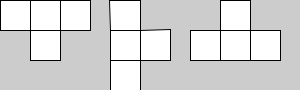
Frame 1 (no input)
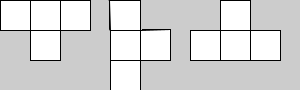
Frame 60 (the mouse pressed at the canvas centre just before this capture)
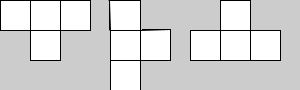
Frame 120 (the mouse held since frame 60 and released just before this capture)

The Processing sketch that drew these frames (run headless with seeded random() and noise(); from frame 60 on, the mouse is pressed at the canvas centre):

// Processing sketch: sketch_Tetris_230929a
// ── sketch_Tetris_230929a.pde
Tetrimino t1, t2, t3;
void setup () {
  size (300, 90);
  t1 = new Tetrimino();
  t2 = new Tetrimino();
  t3 = new Tetrimino();
  t2.Rotate(radians(-90.0));
  t2.Translate(110,90);
  t3.Rotate(radians(-180.0));
  t3.Translate(280,60);
}

void draw () {
  t1.Draw();
  t2.Draw();
  t3.Draw();
} 

// ── Tetriminio.pde
class Tetrimino {
  ArrayList<PVector> points;
  
  Tetrimino () {
    points = new ArrayList<PVector>();
    points.add(new PVector (0, 0));  // P1
    points.add(new PVector (30, 0)); // P2
    points.add(new PVector (60, 0)); // P3
    points.add(new PVector (90, 0)); // P4
    points.add(new PVector (90, 30));// P5
    points.add(new PVector (60, 30));// P6
    points.add(new PVector (60, 60));// P7
    points.add(new PVector (30, 60));// P8
    points.add(new PVector (30, 30));// P9
    points.add(new PVector (0, 30)); // P10
  }
  void Draw () {
    beginShape();
    for (PVector p: points) vertex(p.x, p.y); 
    endShape(CLOSE);

    line (points.get(1).x, points.get(1).y, 
          points.get(8).x, points.get(8).y);
    
    line (points.get(2).x, points.get(2).y, 
          points.get(5).x, points.get(5).y);  
    
    line (points.get(5).x, points.get(5).y, 
          points.get(8).x, points.get(8).y);      
  }

  void Translate (float x, float y) {
    for (PVector p: points) {
      p.add(x,y);
    }
  }
  
  void Rotate (float theta) {
    for (PVector p: points) {
      p.rotate(theta);    
    }
  }  

}
